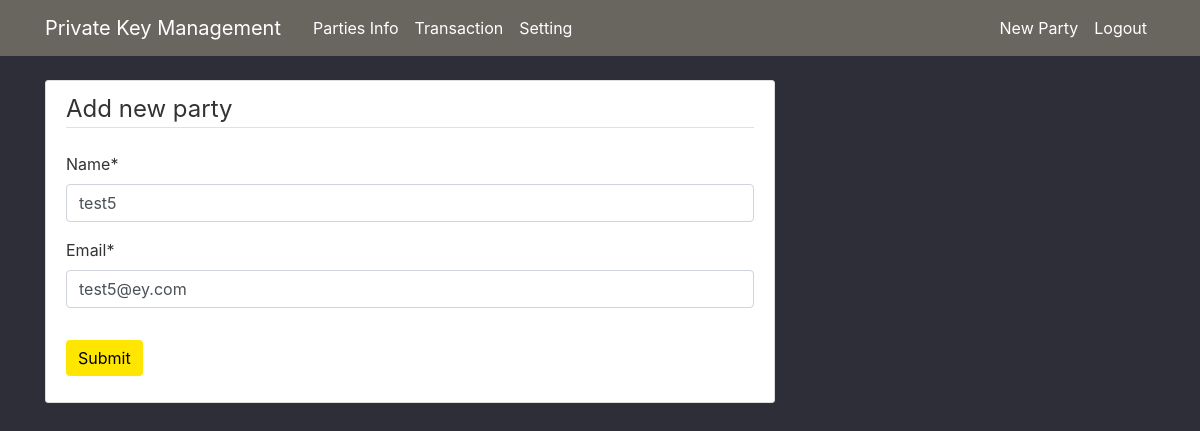
/post/28/update/ (signed in), run on an earlier commit of the app's database.
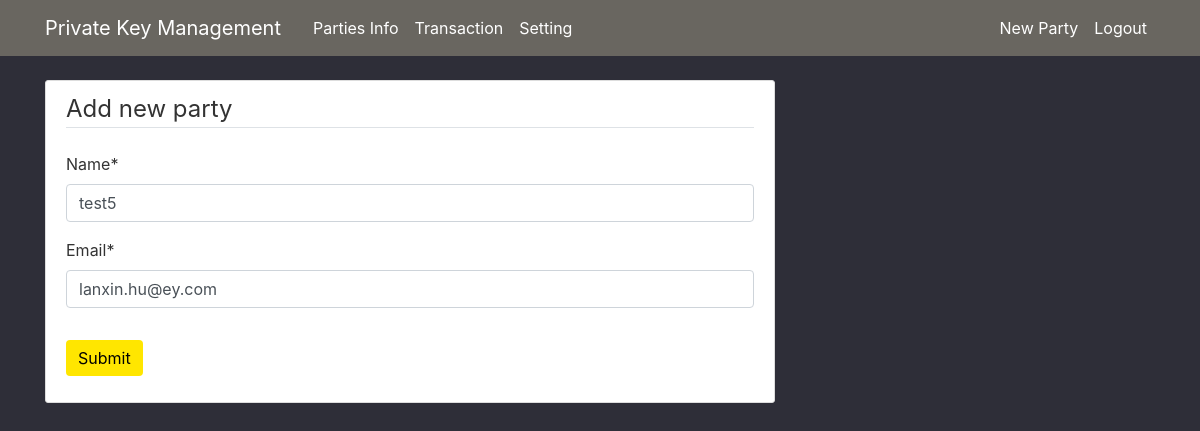
And on a later commit of the database.
### blog/models.py (models this page shows, shortened)
class Post(models.Model):
    name = models.CharField(max_length=100)
    email = models.CharField(max_length=100)
    content = models.TextField()
    date_posted = models.DateTimeField(default=timezone.now)
    author = models.ForeignKey(User, on_delete=models.CASCADE)

### blog/views.py (the view, shortened to what this page needs)
# urls.py: path('post/<int:pk>/update/', PostUpdateView.as_view(), name='post-update'),
class PostUpdateView(LoginRequiredMixin, UserPassesTestMixin, UpdateView):
    model = Post
    fields = ['name', 'email']
    def test_func(self):
        post = self.get_object()
        if self.request.user == post.author:
            return True
        return False

### blog/templates/blog/post_form.html (shortened to what this page needs)
{% extends "blog/base.html" %}
{% load crispy_forms_tags %}
{% block content %}
    <div class="content-section">
        <form method="POST">
            <fieldset class="form-group">
                <legend class="border-bottom mb-4">Add new party</legend>
                {{ form|crispy }}
            </fieldset>
            <div class="form-group">
                <button class="btn btn-outline-info" style="background-color: #ffe600; border: none; color: black; " type="submit">Submit</button>
            </div>
        </form>
    </div>
{% endblock content %}

What changed in the data, as far as the page shows it:
changed Post "test5": email "test5@ey.com" → "lanxin.hu@ey.com"
